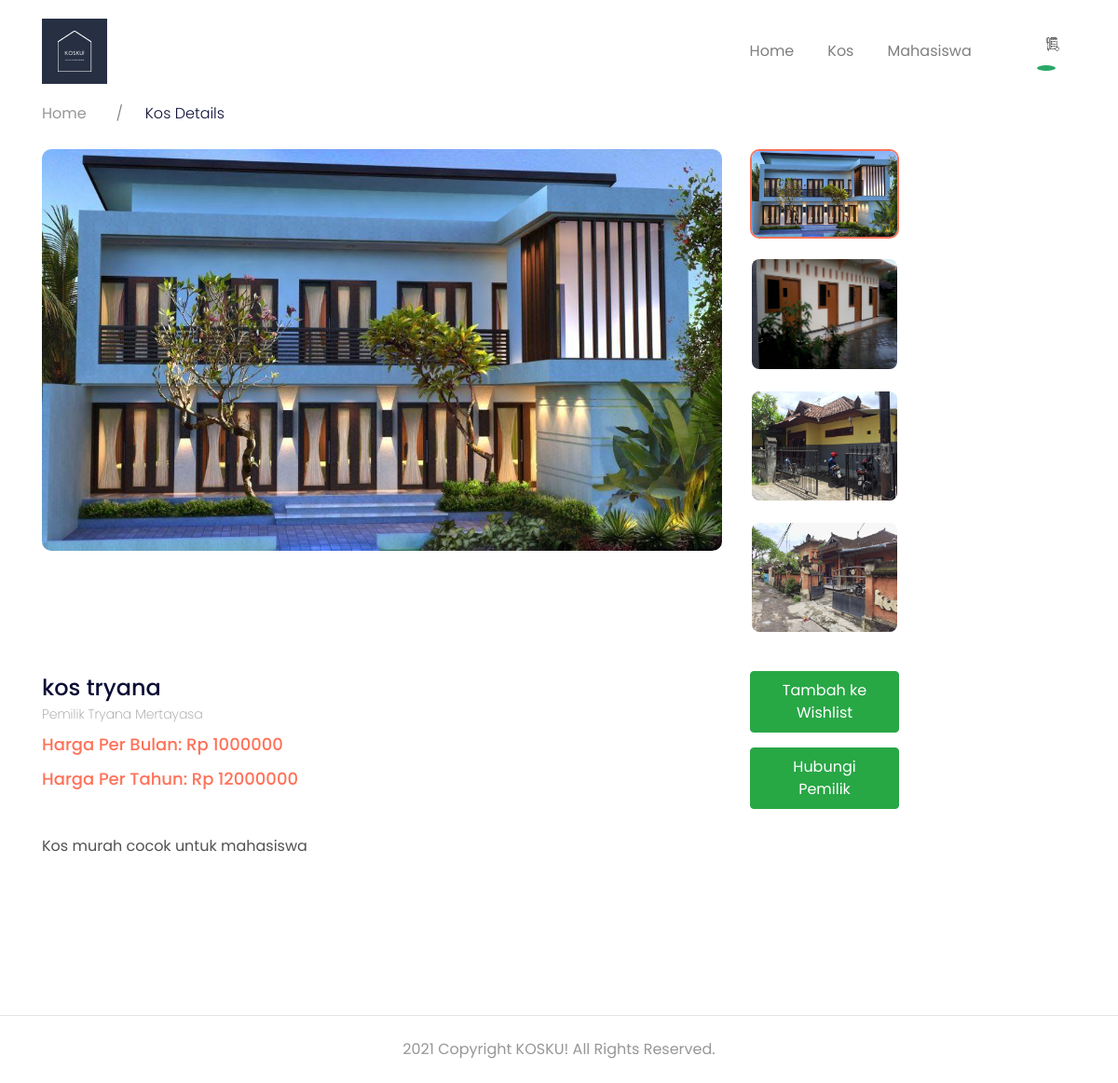
Screenshot of /details.php?id_kos=18 (signed in) with the database file from the repository.
### tables this page shows
CREATE TABLE `kos` (
  `id_kos` int(11) NOT NULL,
  `id_pemilik_kos` int(11) NOT NULL,
  `title` varchar(100) NOT NULL,
  `price` int(11) NOT NULL,
  `description` text NOT NULL,
  `id_location` int(11) NOT NULL
);

CREATE TABLE `pemilik_kos` (
  `id_pemilik_kos` int(11) NOT NULL,
  `name` varchar(50) NOT NULL,
  `email` varchar(50) NOT NULL,
  `no_hp` varchar(15) NOT NULL,
  `password` varchar(300) NOT NULL,
  `address` varchar(300) NOT NULL,
  `regencies` varchar(10) NOT NULL,
  `zip_code` int(5) NOT NULL,
  `birth_date` date NOT NULL
);

### functions.php (called while the page is built, shortened)
<?php
    $db = mysqli_connect("localhost", "root", "", "kosku");
    function query($query){
        global $db;
        $result = mysqli_query($db, $query);
        $rows = [];
        while($row = mysqli_fetch_assoc($result)){
            $rows[] = $row;
        }
        return $rows;
    }
?>

### details.php (the view, shortened to what this page needs)
<?php
  $id_kos=$_GET["id_kos"];
  require 'functions.php';
  $kosdetails = query("SELECT `id_kos`, `name`, `title`, `price`, (`price`*12) AS `yearly_price`, `description`, `id_location`, `no_hp` FROM `kos` INNER JOIN `pemilik_kos` USING (`id_pemilik_kos`) WHERE `id_kos`=$id_kos")[0];
?>
<!DOCTYPE html>
<html lang="en">
  <head>
    <?php
      include("header.php");
    ?>
  </head>
  <body>
    <?php
        include("template/navbar.php")
    ?>
    <div class="page-content page-details">
      <?php
      include("template/_kos-breadcrumb.php");
      include("template/_kos-gallery.php");
      ?>
      <div class="store-details-container" data-aos="fade-up">
        <?php
            include("template/_kos-heading.php");
            include("template/_kos-description.php");
        ?>
      </div>
    </div>
    <footer>
    <?php
        include("footer.php")
     ?>
    </footer>
  </body>
</html>

### template/_kos-heading.php
<section class="store-heading">
          <div class="container">
            <div class="row">
              <div class="col-lg-8">
                <h1><?php echo $kosdetails['title'];?></h1>
                <div class="owner">Pemilik <?php echo $kosdetails['name'];?></div>
                <div class="price">Harga Per Bulan: Rp <?php echo $kosdetails['price'];?></div>
                <div class="price">Harga Per Tahun: Rp <?php echo $kosdetails['yearly_price'];?></div>
              </div>
              <div class="col-lg-2" data-aos="zoom-in">
                <a
                  class="btn btn-success nav-link px-4 text-white btn-block mb-3"
                  href="create-wishlist.php?id_kos=<?= $kosdetails["id_kos"]; ?>"
                  >Tambah ke Wishlist</a
                >
                <a
                  class="btn btn-success nav-link px-4 text-white btn-block mb-3"
                  href="https://api.whatsapp.com/send?phone=<?php echo $kosdetails['no_hp'];?>&text=Halo%20saya%20tertarik%20dengan%20kos%20<?php echo $kosdetails['price'];?>!"
                  > Hubungi Pemilik </a
                >
              </div>
            </div>
          </div>
        </section>

### template/_kos-description.php
<section class="store-description">
          <div class="container">
            <div class="row">
              <div class="col-12 col-lg-8">
                <p>
                  <?php echo $kosdetails['description'];?>
                </p>
              </div>
            </div>
          </div>
        </section>

### rows the page displays
kos: title "kos tryana", id_pemilik_kos.name "Tryana Mertayasa", price "1000000", description "Kos murah cocok untuk mahasiswa"

### other values shown
$kosdetails['yearly_price'] "12000000"
